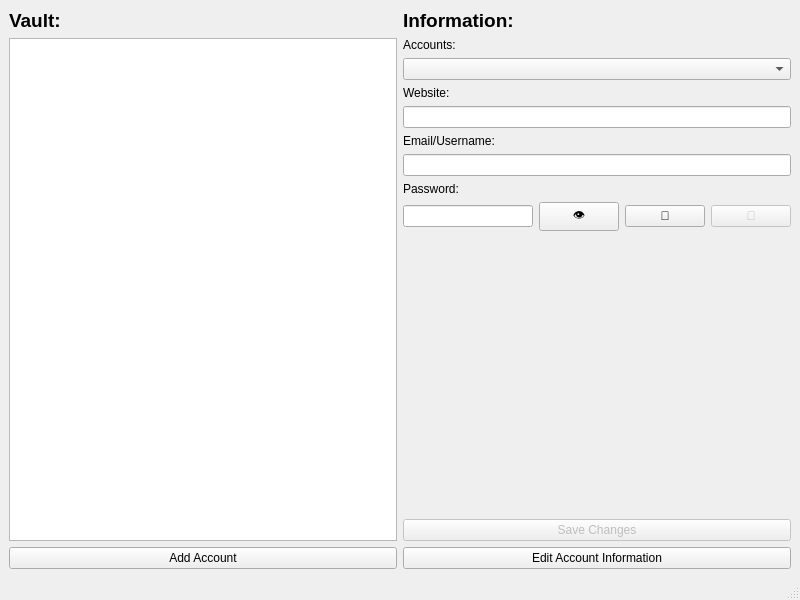
<?xml version="1.0" encoding="UTF-8"?>
<ui version="4.0">
 <class>manager</class>
 <widget class="QMainWindow" name="manager">
  <property name="geometry">
   <rect>
    <x>0</x>
    <y>0</y>
    <width>800</width>
    <height>600</height>
   </rect>
  </property>
  <property name="windowTitle">
   <string>TwoKey Vault</string>
  </property>
  <widget class="QWidget" name="centralwidget">
   <layout class="QHBoxLayout" name="horizontalLayout_2">
    <item>
     <layout class="QVBoxLayout" name="verticalLayout">
      <item>
       <widget class="QLabel" name="vault_label">
        <property name="text">
         <string>&lt;html&gt;&lt;head/&gt;&lt;body&gt;&lt;p&gt;&lt;span style=&quot; font-size:14pt; font-weight:600;&quot;&gt;Vault:&lt;/span&gt;&lt;/p&gt;&lt;/body&gt;&lt;/html&gt;</string>
        </property>
       </widget>
      </item>
      <item>
       <widget class="QListWidget" name="accounts_list"/>
      </item>
      <item>
       <widget class="QPushButton" name="pushButton_3">
        <property name="text">
         <string>Add Account</string>
        </property>
       </widget>
      </item>
     </layout>
    </item>
    <item>
     <layout class="QVBoxLayout" name="verticalLayout_2">
      <item>
       <widget class="QLabel" name="information_label">
        <property name="text">
         <string>&lt;html&gt;&lt;head/&gt;&lt;body&gt;&lt;p&gt;&lt;span style=&quot; font-size:14pt; font-weight:600;&quot;&gt;Information:&lt;/span&gt;&lt;/p&gt;&lt;/body&gt;&lt;/html&gt;</string>
        </property>
       </widget>
      </item>
      <item>
       <widget class="QLabel" name="accounts_label">
        <property name="text">
         <string>&lt;html&gt;&lt;head/&gt;&lt;body&gt;&lt;p&gt;Accounts:&lt;/p&gt;&lt;/body&gt;&lt;/html&gt;</string>
        </property>
       </widget>
      </item>
      <item>
       <widget class="QComboBox" name="comboBox"/>
      </item>
      <item>
       <widget class="QLabel" name="website_label">
        <property name="text">
         <string>Website:</string>
        </property>
       </widget>
      </item>
      <item>
       <widget class="QLineEdit" name="website">
        <property name="readOnly">
         <bool>true</bool>
        </property>
       </widget>
      </item>
      <item>
       <widget class="QLabel" name="username_label">
        <property name="text">
         <string>Email/Username:</string>
        </property>
       </widget>
      </item>
      <item>
       <widget class="QLineEdit" name="username">
        <property name="readOnly">
         <bool>true</bool>
        </property>
       </widget>
      </item>
      <item>
       <widget class="QLabel" name="password_label">
        <property name="text">
         <string>Password:</string>
        </property>
       </widget>
      </item>
      <item>
       <layout class="QHBoxLayout" name="horizontalLayout">
        <item>
         <widget class="QLineEdit" name="password">
          <property name="echoMode">
           <enum>QLineEdit::Password</enum>
          </property>
          <property name="readOnly">
           <bool>true</bool>
          </property>
         </widget>
        </item>
        <item>
         <widget class="QPushButton" name="showpassword_button">
          <property name="text">
           <string>👁</string>
          </property>
         </widget>
        </item>
        <item>
         <widget class="QPushButton" name="copypassword_button">
          <property name="text">
           <string>📄</string>
          </property>
         </widget>
        </item>
        <item>
         <widget class="QPushButton" name="generate_button">
          <property name="enabled">
           <bool>false</bool>
          </property>
          <property name="text">
           <string>🔄</string>
          </property>
         </widget>
        </item>
       </layout>
      </item>
      <item>
       <spacer name="verticalSpacer">
        <property name="orientation">
         <enum>Qt::Vertical</enum>
        </property>
        <property name="sizeHint" stdset="0">
         <size>
          <width>20</width>
          <height>40</height>
         </size>
        </property>
       </spacer>
      </item>
      <item>
       <widget class="QPushButton" name="save_button">
        <property name="enabled">
         <bool>false</bool>
        </property>
        <property name="text">
         <string>Save Changes</string>
        </property>
       </widget>
      </item>
      <item>
       <widget class="QPushButton" name="edit_button">
        <property name="text">
         <string>Edit Account Information</string>
        </property>
       </widget>
      </item>
     </layout>
    </item>
   </layout>
  </widget>
  <widget class="QMenuBar" name="menubar">
   <property name="geometry">
    <rect>
     <x>0</x>
     <y>0</y>
     <width>800</width>
     <height>24</height>
    </rect>
   </property>
  </widget>
  <widget class="QStatusBar" name="statusbar"/>
 </widget>
 <resources/>
 <connections/>
</ui>
